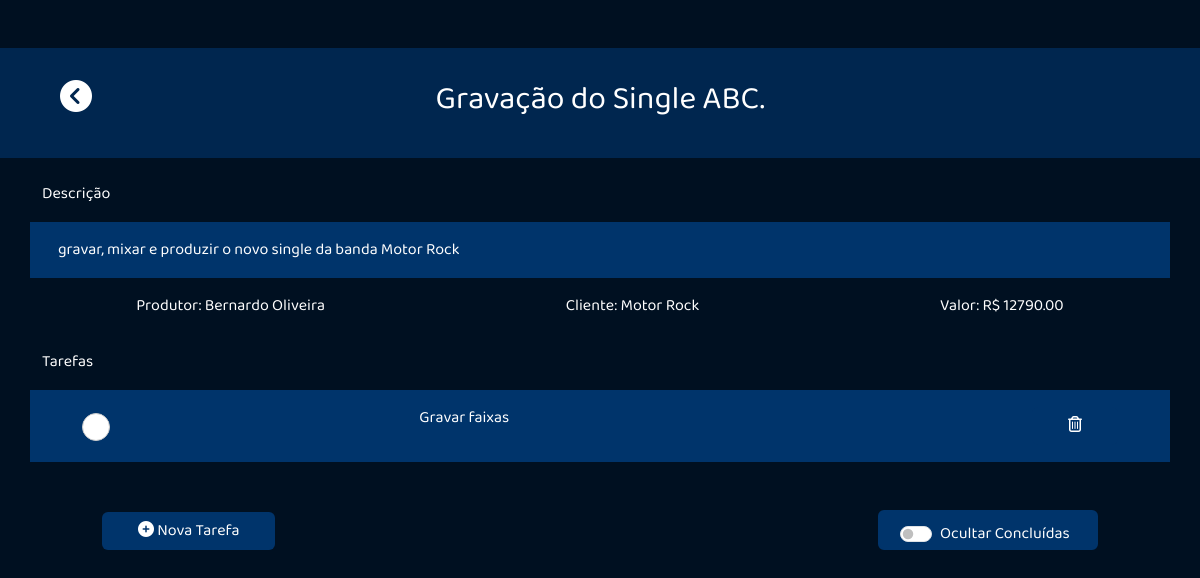
Screenshot of /exibir_projeto/5 with the database file from the repository.
### src/models/project.py (models this page shows, shortened)
class Project(db.Model):
    id_project = db.Column(db.Integer, primary_key = True)
    id_customer = db.Column(db.Integer, db.ForeignKey(Customer.id_customer), nullable = False)
    customer = db.relationship('Customer', backref='project_customer', foreign_keys=[id_customer])
    name = db.Column(db.String(250), nullable = False)
    description = db.Column(db.String(250), nullable = False)
    full_value = db.Column(db.Numeric(20,2), nullable = False)
    id_producer = db.Column(db.Integer, db.ForeignKey(Producer.id_producer), nullable = False)
    producer = db.relationship('Producer', backref='project_producer', foreign_keys=[id_producer])

### src/models/producer.py (models this page shows, shortened)
class Producer(db.Model):
    id_producer = db.Column(db.Integer, primary_key = True)
    name = db.Column(db.String(120), nullable = False)
    area = db.Column(db.String(120), nullable = False)

### src/models/customer.py (models this page shows, shortened)
class Customer(db.Model):
    id_customer = db.Column(db.Integer, primary_key = True)
    name = db.Column(db.String(120), unique = True, nullable = False)
    phone_num = db.Column(db.String(20), unique = True, nullable = False)
    email = db.Column(db.String(120), unique = True, nullable = False)

### src/models/task.py (models this page shows, shortened)
class Task(db.Model):
    id_task = db.Column(db.Integer, primary_key = True)
    id_task_type = db.Column(db.Integer, db.ForeignKey(TaskType.id_task_type), nullable = True)
    id_project = db.Column(db.Integer, db.ForeignKey(Project.id_project))
    project = db.relationship('Project', backref='project_task', foreign_keys=[id_project])
    title = db.Column(db.String(250), nullable = False)
    description = db.Column(db.String(250), nullable = False)
    deadline = db.Column(db.Date, nullable = False)
    started = db.Column(db.DateTime, default=datetime.now())
    finished = db.Column(db.DateTime, nullable=True)

### src/views/project.py (the view)
@project_views.route('/exibir_projeto/<id>', methods=['GET'])
def show_project_page(id):
    project = Project.query.filter_by(id_project = id).first()
    pj = {
        "name": project.name,
        "id_project": project.id_project,
        "customer": project.customer.name,
        "producer": project.producer.name,
        "full_value": project.full_value,
        "description": project.description,
    }
    tasks = Task.query.filter_by(id_project = id).all()
    ts = []
    if len(tasks) == 0:
        return render_template('show_project.html', project = pj, tasks = None)
    for task in tasks:
        checked = ""
        if task.finished != None:
            checked = "checked"
        deadline = task.deadline
        deadline = deadline.strftime("%d/%m/%Y")
        ts.append({
            "id_task": task.id_task,
            "checked": checked,
            "title": task.title,
            "deadline": deadline,
            "description": task.description
        })
    return render_template('show_project.html', tasks = ts, project = pj)

### src/templates/show_project.html (shortened to what this page needs)
<!DOCTYPE html>
<html>
<head>
    <link rel='stylesheet' type='text/css' media='screen' href='/static/css/main.css'>
    <link href="https://cdn.jsdelivr.net/npm/bootstrap@5.3.0-alpha1/dist/css/bootstrap.min.css" rel="stylesheet">
    <link rel="stylesheet" href="https://site-assets.fontawesome.com/releases/v6.3.0/css/all.css">
</head>
<body class="bg-dark-blue">
    <div class="mb-4 bg-blue d-flex align-middle mt-5">
        <div id="project" project="{{ project.id_project }}" class="container-fluid py-3 d-flex justify-content-around">
            <div class="col py-3 d-flex justify-content-start">
                <a href="/projetos" style="margin-left : 3rem"><i class="fa-solid fa-circle-chevron-left fa-2x"></i></a>
            </div>
            <div class="col py-3 d-flex justify-content-center">
                <h2>{{ project.name }}</h2>
            </div>
            <div class="col py-3 d-flex justify-content-start">
            </div>
        </div>
    </div>
    <div class="container">
        <p>Descrição</p>
    </div>
    <div  class="container-md bg-light-blue d-flex justify-content-between align-content-center ml-0" >
        <p id="project_name" class="m-3">{{ project.description }}</p>
    </div>
    <div class="d-flex flex-row justify-content-around m-3">
        <p id="producer">Produtor: {{ project.producer }}</p>
        <p id="customer">Cliente: {{ project.customer }}</p>
        <p id="full_value">Valor: R$ {{ project.full_value }}</p>
    </div>
    <div id="tasks" class="container">
        <p>Tarefas</p>
        {% if tasks != None %}
            {% for task in tasks %}
                <div id="{{ task.id_task }}" class="row task-row bg-light-blue d-flex justify-content-between align-content-center ml-0 p-3" onclick="location.href='/editar_tarefa/{{ task.id_task }}'">
                    <div class="row d-flex justify-content-between align-items-center" >
                        <div class="col d-flex justify-content-start" >
                            <div class="form-check">
                                <div class="round" data-toggle="tooltip"  title="Concluir ou restaurar tarefa">
                                    <label class="form-check-label ml-3" for="checkbox-{{ task.id_task }}" id="taskName">
                                    </label>
                                </div>
                            </div>
                        </div>
                        <div class="col d-flex justify-content-start" data-toggle="tooltip"  title="{{ task.description }} - Deadline: {{ task.deadline }}">
                            <p class="ml-5 tachado {{ task.checked }}">{{ task.title }}</p>
                        </div>
                        <div class="col d-flex justify-content-end">
                            <button type="button" id="bt-delete-task" class="bt-delete-task btn btn-basic" data-toggle="tooltip"  title="Excluir tarefa"><i class="fa-regular fa-trash-can"></i></button>
                        </div>
                    </div>
                </div>
            {% endfor %}
        {% endif %}
    </div>
    <div class="container">
        <div class="row d-flex justify-content-between align-items-center m-5">
            <div class="col d-flex justify-content-start p=0">
                <button type="button" id="bt-new-task" class="btn btn-basic" onclick="location.href='/tarefa/{{ project.id_project }}'"><i class="fa-solid fa-circle-plus"></i> Nova Tarefa</button>
            </div>
            <div class="col d-flex justify-content-end p=0">
                <div class="switch form-check form-switch bg-light-blue switch">
                    <input class="form-check-input" type="checkbox" id="flexSwitchOcultarConcluidas">
                    <label class="form-check-label" for="flexSwitchCheckDefault">Ocultar Concluídas</label>
                </div>
            </div>
        </div>
    </div>
</body>
</html>

### src/static/css/main.css (style rules this page uses)
:root { --bg-color: #43627f; --bg-light-color: #7b99b6; --azul-escuro: #001021; --azul-medio : #00264F; --azul-claro : #00346B; --azul-claro-selecionado: #064e9c; --azul-mais-claro : #76b7fd; }
body { color: white !important; font-family: Baloo !important; }
a { color: white !important; text-decoration: none !important; }
.bg-dark-blue { background-color: var(--azul-escuro) !important; }
.bg-blue { background-color: var(--azul-medio) !important; }
.bg-light-blue { background-color: var(--azul-claro) !important; transition: ease; transition-duration: 100ms; }
.btn-basic { color: white !important; padding-left: 35px !important; padding-right: 35px !important; background-color: var(--azul-claro) !important; transition: ease; transition-duration: 100ms; }
.round { position: relative; display: inline-block; width: 28px; }
.round label { background-color: #fff; border: 1px solid #ccc; border-radius: 50%; cursor: pointer; height: 28px; left: 0; position: absolute; top: 0; width: 28px; display: inline-block }
.round label:after { border: 2px solid #fff; border-top: none; border-right: none; content: ""; height: 6px; left: 7px; opacity: 0; position: absolute; top: 8px; transform: rotate(-45deg); width: 12px; }
.switch { font-weight: 0; font-size: 16px; color: #fff !important; background-color: var(--azul-claro) !important; border: 2px solid var(--azul-claro); box-shadow: rgb(0, 0, 0) 0px 0px 0px 0px; border-radius: 6px; transition : 1000ms; transform: translateY(0); display: flex; flex-direction:row-reverse; align-items: center; cursor: pointer; padding-left: 60px !important; padding-top: 10px !important; padding-bottom: 15px !important; width: 220px !important; height: 40px !important; align-items: center; }
.tachado { text-decoration: none; position: relative; display: inline-block; }
.tachado:before { content: ""; position: absolute; top: 50%; left: 0; right: 0; height: 2px; background-color: white; transition: clip-path 1s ease-in-out; clip-path: inset(0 100% 0 0); }

### rows the page displays
Project: name "Gravação do Single ABC.", description "gravar, mixar e produzir o novo single da banda Motor Rock", full_value "12790.00"
Producer: producer "Bernardo Oliveira"
Customer: customer "Motor Rock"
Task: title "Gravar faixas"
